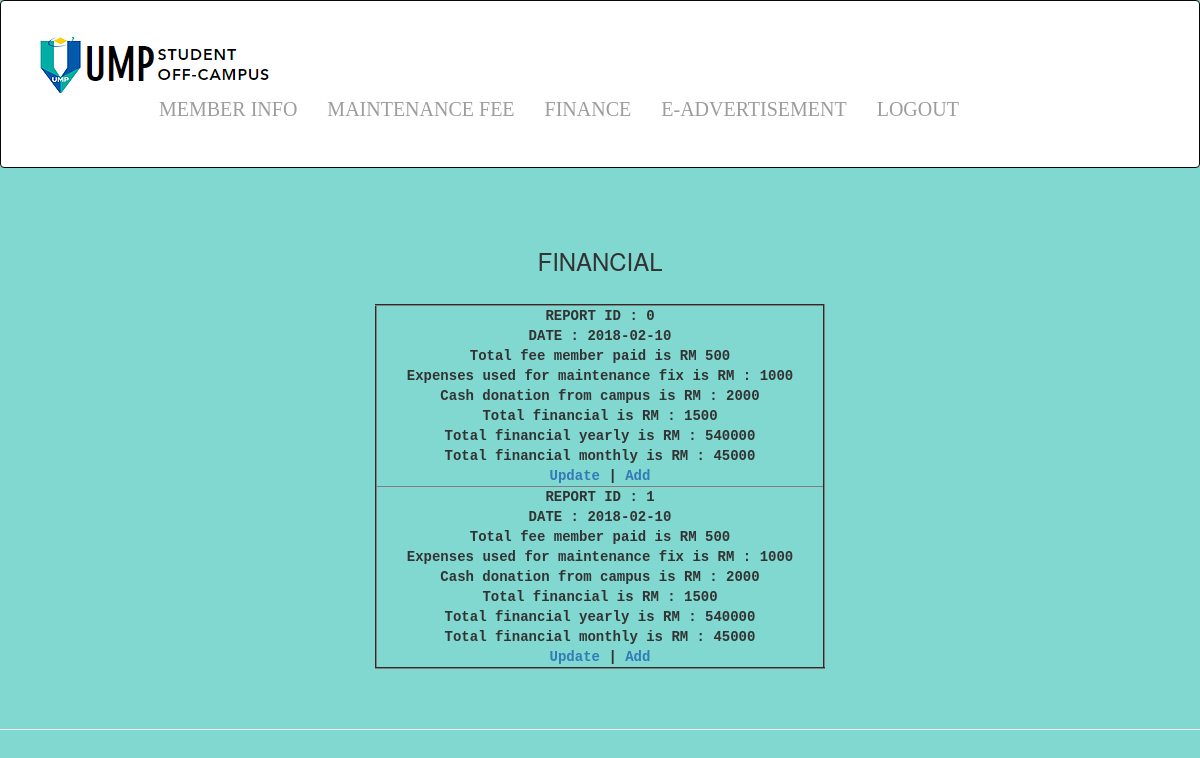
The app's page /viewfinancial.php with its own data.
### tables this page shows
CREATE TABLE `financial` (
  `id` int(2) NOT NULL,
  `date` date NOT NULL,
  `total_fee` int(10) NOT NULL,
  `expenses` int(10) NOT NULL,
  `cash` int(10) NOT NULL,
  `finance` int(10) NOT NULL,
  `yearly` int(10) NOT NULL,
  `monthly` int(10) NOT NULL
);

### viewfinancial.php (the view, shortened to what this page needs)
<!DOCTYPE html>
<html>
<head>
<link rel="stylesheet" href="https://maxcdn.bootstrapcdn.com/bootstrap/3.3.7/css/bootstrap.min.css">
</head>
<body>
<nav class="navbar navbar-inverse">
	<div class ="container-fluid">
		<div class ="navbar-header">
		<a class ="navbar-brand" href="adminHome.php"><img src="Capture.png" ></a>
		</div>
		<ul class ="nav navbar-nav">
			<li><a href="memberinfoadmin.php" style ="font-family:algerian,cursive;line-height: 70px;">MEMBER INFO</a></li>
			<li><a href="viewmaintenance.php" style ="font-family:algerian,cursive; line-height: 70px;">MAINTENANCE FEE</a></li>
			<li><a href="viewfinancial.php" style ="font-family:algerian,cursive; line-height: 70px;">FINANCE</a></li>
			<li><a href="e-advert.php" style ="font-family:algerian,cursive; line-height: 70px;">E-ADVERTISEMENT</a></li>
			<li><a href="homepage.php" style ="font-family:algerian,cursive; line-height: 70px;">LOGOUT</a></li>
		</ul>
	</div>
</nav>
<center><form method="post" action="viewfinancial.php">
<table border = "2" width="450px">
<br><br>
	<style="font-family:courier;"><h3 style="text-align:center;">FINANCIAL</h3></b><br>
<?php
include("dbase.php");
$query = "SELECT * FROM financial";
$result = mysqli_query($conn,$query);
if (mysqli_num_rows($result) > 0){
    while($row = mysqli_fetch_assoc($result)){
    $id = $row["id"];
	$date = $row["date"];
	$total_fee = $row["total_fee"];
	$expenses = $row["expenses"];
	$cash = $row["cash"];
	$finance = $row["finance"];
	$yearly = $row["yearly"];
	$monthly = $row["monthly"];
	?>
	<tr>
	<th style="font-family:courier;"><center>REPORT ID : <?php echo $id; ?>
	<br style="font-family:courier;">DATE : <?php echo $date; ?>
	<br style="font-family:courier;">Total fee member paid is RM  <?php echo $total_fee;?>
	<br style="font-family:courier;">Expenses used for maintenance fix is RM : <?php echo $expenses; ?>
	<br style="font-family:courier;">Cash donation from campus is RM : <?php echo $cash;?>
	<br style="font-family:courier;">Total financial is RM : <?php echo $finance; ?>
	<br style="font-family:courier;">Total financial yearly is RM : <?php echo $yearly; ?>
	<br style="font-family:courier;">Total financial monthly is RM : <?php echo $monthly; ?>
  <br style="font-family:courier;">
	<a href="updatefinancial.php?id=<?php echo $id; ?>">Update</a> | <a href="financial.php?id=<?php echo $id; ?>">Add</a><br>
	</th>
	</tr>
	<?php
    }
} else {
    echo "0 results";
}
?>
</table>
<br>
<br>
<hr>
</body>
</html>

### viewfinancial.php (style rules this page uses)
body { background:#81D8D0; }
.navbar-inverse { background:white; padding:8px; font-size:20px; }
.navbar-nav { padding: 0 0 0 20px; margin-left:100px; }

### records on screen
financial: id "0", date "2018-02-10", total_fee "500", expenses "1000", cash "2000", finance "1500", yearly "540000", monthly "45000"
financial: id "1", date "2018-02-10", total_fee "500", expenses "1000", cash "2000", finance "1500", yearly "540000", monthly "45000"
